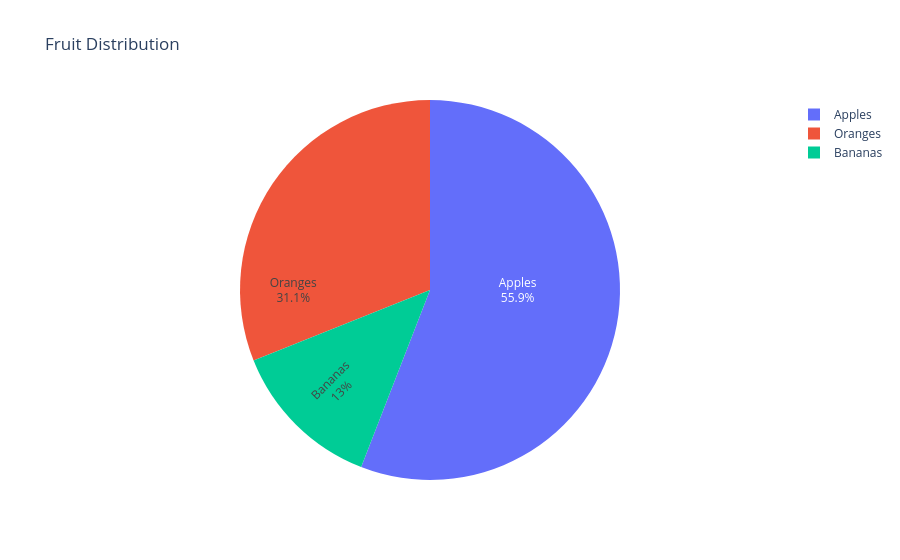

Write notebook code for a chart like this one.
### Markdown cell above
## Plotly Graph Objects (plotly.graph_objs or plotly.graph_objects)

Plotly Graph Objects provides a low-level, object-oriented interface for Plotly charts. This method offers more detailed control over the chart’s appearance and behavior.

Key Features:

- Detailed Customization: Allows for fine-grained control over almost every aspect of the chart.
- Complex Visualizations: Capable of creating more complex and customized visualizations.
- Explicit Data Handling: Requires more explicit definitions of data and layout, which can be more verbose but allows for greater control.

Example:

### Code cell
import plotly.graph_objs as go

fig = go.Figure(go.Pie(
    labels=["Apples", "Oranges", "Bananas"],
    values=[4500, 2500, 1050],
    textinfo='label+percent',
    insidetextorientation='radial'
))
fig.update_layout(title_text='Fruit Distribution')
fig.show()

### Figure 1 — Plotly figure (JSON) as saved in the notebook; plotly's stock layout.template omitted (floating-point values rounded to 4 significant figures)
{"data": [{"insidetextorientation": "radial", "labels": ["Apples", "Oranges", "Bananas"], "textinfo": "label+percent", "type": "pie", "values": [4500, 2500, 1050]}], "layout": {"title": {"text": "Fruit Distribution"}}}
